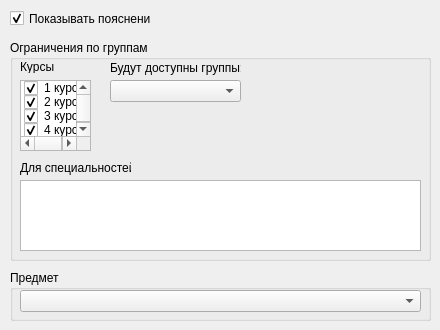
   <widget class="QWidget" name="tab">
    <attribute name="title">
     <string>Специальность</string>
    </attribute>
    <widget class="QCheckBox" name="checkBox">
     <property name="geometry">
      <rect>
       <x>10</x>
       <y>10</y>
       <width>141</width>
       <height>17</height>
      </rect>
     </property>
     <property name="whatsThis">
      <string>&lt;!DOCTYPE HTML PUBLIC &quot;-//W3C//DTD HTML 4.0//EN&quot; &quot;http://www.w3.org/TR/REC-html40/strict.dtd&quot;&gt;
&lt;html&gt;&lt;head&gt;&lt;meta name=&quot;qrichtext&quot; content=&quot;1&quot; /&gt;&lt;style type=&quot;text/css&quot;&gt;
p, li { white-space: pre-wrap; }
&lt;/style&gt;&lt;/head&gt;&lt;body style=&quot; font-family:'MS Shell Dlg 2'; font-size:8.25pt; font-weight:400; font-style:normal;&quot;&gt;
&lt;p align=&quot;center&quot; style=&quot; margin-top:0px; margin-bottom:0px; margin-left:0px; margin-right:0px; -qt-block-indent:0; text-indent:0px;&quot;&gt;&lt;span style=&quot; font-weight:600;&quot;&gt;Показывать пояснение&lt;/span&gt;&lt;/p&gt;
&lt;p align=&quot;justify&quot; style=&quot; margin-top:0px; margin-bottom:0px; margin-left:0px; margin-right:0px; -qt-block-indent:0; text-indent:0px;&quot;&gt;Включеной данная опция разрешаетстуденту просмотр коментария к тесту.&lt;/p&gt;&lt;/body&gt;&lt;/html&gt;</string>
     </property>
     <property name="text">
      <string>Показывать пояснение</string>
     </property>
     <property name="checked">
      <bool>true</bool>
     </property>
    </widget>
    <widget class="QGroupBox" name="groupBox">
     <property name="geometry">
      <rect>
       <x>10</x>
       <y>40</y>
       <width>421</width>
       <height>221</height>
      </rect>
     </property>
     <property name="title">
      <string>Ограничения по группам</string>
     </property>
     <property name="checkable">
      <bool>false</bool>
     </property>
     <widget class="QListWidget" name="courceList">
      <property name="geometry">
       <rect>
        <x>10</x>
        <y>40</y>
        <width>71</width>
        <height>71</height>
       </rect>
      </property>
      <property name="whatsThis">
       <string>&lt;!DOCTYPE HTML PUBLIC &quot;-//W3C//DTD HTML 4.0//EN&quot; &quot;http://www.w3.org/TR/REC-html40/strict.dtd&quot;&gt;
&lt;html&gt;&lt;head&gt;&lt;meta name=&quot;qrichtext&quot; content=&quot;1&quot; /&gt;&lt;style type=&quot;text/css&quot;&gt;
p, li { white-space: pre-wrap; }
&lt;/style&gt;&lt;/head&gt;&lt;body style=&quot; font-family:'MS Shell Dlg 2'; font-size:8.25pt; font-weight:400; font-style:normal;&quot;&gt;
&lt;p align=&quot;center&quot; style=&quot; margin-top:0px; margin-bottom:0px; margin-left:0px; margin-right:0px; -qt-block-indent:0; text-indent:0px;&quot;&gt;&lt;span style=&quot; font-weight:600;&quot;&gt;Курсы&lt;/span&gt;&lt;/p&gt;
&lt;p style=&quot; margin-top:0px; margin-bottom:0px; margin-left:0px; margin-right:0px; -qt-block-indent:0; text-indent:0px;&quot;&gt;Список курсов, для которых будет доступен тест.&lt;/p&gt;&lt;/body&gt;&lt;/html&gt;</string>
      </property>
      <item>
       <property name="text">
        <string>1 курс</string>
       </property>
       <property name="checkState">
        <enum>Checked</enum>
       </property>
      </item>
      <item>
       <property name="text">
        <string>2 курс</string>
       </property>
       <property name="checkState">
        <enum>Checked</enum>
       </property>
      </item>
      <item>
       <property name="text">
        <string>3 курс</string>
       </property>
       <property name="checkState">
        <enum>Checked</enum>
       </property>
      </item>
      <item>
       <property name="text">
        <string>4 курс</string>
       </property>
       <property name="checkState">
        <enum>Checked</enum>
       </property>
      </item>
      <item>
       <property name="text">
        <string>5 курс</string>
       </property>
       <property name="checkState">
        <enum>Checked</enum>
       </property>
      </item>
     </widget>
     <widget class="QLabel" name="label_2">
      <property name="geometry">
       <rect>
        <x>10</x>
        <y>20</y>
        <width>46</width>
        <height>13</height>
       </rect>
      </property>
      <property name="text">
       <string>Курсы</string>
      </property>
     </widget>
     <widget class="QLabel" name="label_9">
      <property name="geometry">
       <rect>
        <x>10</x>
        <y>120</y>
        <width>111</width>
        <height>16</height>
       </rect>
      </property>
      <property name="text">
       <string>Для специальностей</string>
      </property>
     </widget>
     <widget class="QListWidget" name="specialtyList">
      <property name="geometry">
       <rect>
        <x>10</x>
        <y>140</y>
        <width>401</width>
        <height>71</height>
       </rect>
      </property>
      <property name="whatsThis">
       <string>&lt;!DOCTYPE HTML PUBLIC &quot;-//W3C//DTD HTML 4.0//EN&quot; &quot;http://www.w3.org/TR/REC-html40/strict.dtd&quot;&gt;
&lt;html&gt;&lt;head&gt;&lt;meta name=&quot;qrichtext&quot; content=&quot;1&quot; /&gt;&lt;style type=&quot;text/css&quot;&gt;
p, li { white-space: pre-wrap; }
&lt;/style&gt;&lt;/head&gt;&lt;body style=&quot; font-family:'MS Shell Dlg 2'; font-size:8.25pt; font-weight:400; font-style:normal;&quot;&gt;
&lt;p align=&quot;center&quot; style=&quot; margin-top:0px; margin-bottom:0px; margin-left:0px; margin-right:0px; -qt-block-indent:0; text-indent:0px;&quot;&gt;&lt;span style=&quot; font-weight:600;&quot;&gt;Список специальностей&lt;/span&gt;&lt;/p&gt;
&lt;p align=&quot;justify&quot; style=&quot; margin-top:0px; margin-bottom:0px; margin-left:0px; margin-right:0px; -qt-block-indent:0; text-indent:0px;&quot;&gt;Перечень доступных специальностей. Галочка означет, что тест будет доступен для групп, принадлежащих данной специальности.&lt;/p&gt;&lt;/body&gt;&lt;/html&gt;</string>
      </property>
      <property name="wordWrap">
       <bool>true</bool>
      </property>
     </widget>
     <widget class="QLabel" name="label_3">
      <property name="geometry">
       <rect>
        <x>100</x>
        <y>20</y>
        <width>131</width>
        <height>16</height>
       </rect>
      </property>
      <property name="text">
       <string>Будут доступны группы:</string>
      </property>
     </widget>
     <widget class="QComboBox" name="groups">
      <property name="geometry">
       <rect>
        <x>100</x>
        <y>40</y>
        <width>131</width>
        <height>22</height>
       </rect>
      </property>
      <property name="whatsThis">
       <string>&lt;!DOCTYPE HTML PUBLIC &quot;-//W3C//DTD HTML 4.0//EN&quot; &quot;http://www.w3.org/TR/REC-html40/strict.dtd&quot;&gt;
&lt;html&gt;&lt;head&gt;&lt;meta name=&quot;qrichtext&quot; content=&quot;1&quot; /&gt;&lt;style type=&quot;text/css&quot;&gt;
p, li { white-space: pre-wrap; }
&lt;/style&gt;&lt;/head&gt;&lt;body style=&quot; font-family:'MS Shell Dlg 2'; font-size:8.25pt; font-weight:400; font-style:normal;&quot;&gt;
&lt;p align=&quot;center&quot; style=&quot; margin-top:0px; margin-bottom:0px; margin-left:0px; margin-right:0px; -qt-block-indent:0; text-indent:0px;&quot;&gt;&lt;span style=&quot; font-weight:600;&quot;&gt;Доступные группы&lt;/span&gt;&lt;/p&gt;
&lt;p align=&quot;justify&quot; style=&quot; margin-top:0px; margin-bottom:0px; margin-left:0px; margin-right:0px; -qt-block-indent:0; text-indent:0px;&quot;&gt;Отображает список групп, для которых будет доступен данный тест.&lt;/p&gt;&lt;/body&gt;&lt;/html&gt;</string>
      </property>
      <property name="editable">
       <bool>false</bool>
      </property>
     </widget>
    </widget>
    <widget class="QGroupBox" name="groupBox_4">
     <property name="geometry">
      <rect>
       <x>10</x>
       <y>270</y>
       <width>421</width>
       <height>51</height>
      </rect>
     </property>
     <property name="title">
      <string>Предмет</string>
     </property>
     <widget class="QComboBox" name="subjectBox">
      <property name="geometry">
       <rect>
        <x>10</x>
        <y>20</y>
        <width>401</width>
        <height>22</height>
       </rect>
      </property>
      <property name="whatsThis">
       <string>&lt;!DOCTYPE HTML PUBLIC &quot;-//W3C//DTD HTML 4.0//EN&quot; &quot;http://www.w3.org/TR/REC-html40/strict.dtd&quot;&gt;
&lt;html&gt;&lt;head&gt;&lt;meta name=&quot;qrichtext&quot; content=&quot;1&quot; /&gt;&lt;style type=&quot;text/css&quot;&gt;
p, li { white-space: pre-wrap; }
&lt;/style&gt;&lt;/head&gt;&lt;body style=&quot; font-family:'MS Shell Dlg 2'; font-size:8.25pt; font-weight:400; font-style:normal;&quot;&gt;
&lt;p align=&quot;center&quot; style=&quot; margin-top:0px; margin-bottom:0px; margin-left:0px; margin-right:0px; -qt-block-indent:0; text-indent:0px;&quot;&gt;&lt;span style=&quot; font-weight:600;&quot;&gt;Предмет&lt;/span&gt;&lt;/p&gt;
&lt;p style=&quot; margin-top:0px; margin-bottom:0px; margin-left:0px; margin-right:0px; -qt-block-indent:0; text-indent:0px;&quot;&gt;Предмет по которому создается тест.&lt;/p&gt;&lt;/body&gt;&lt;/html&gt;</string>
      </property>
     </widget>
    </widget>
   </widget>
